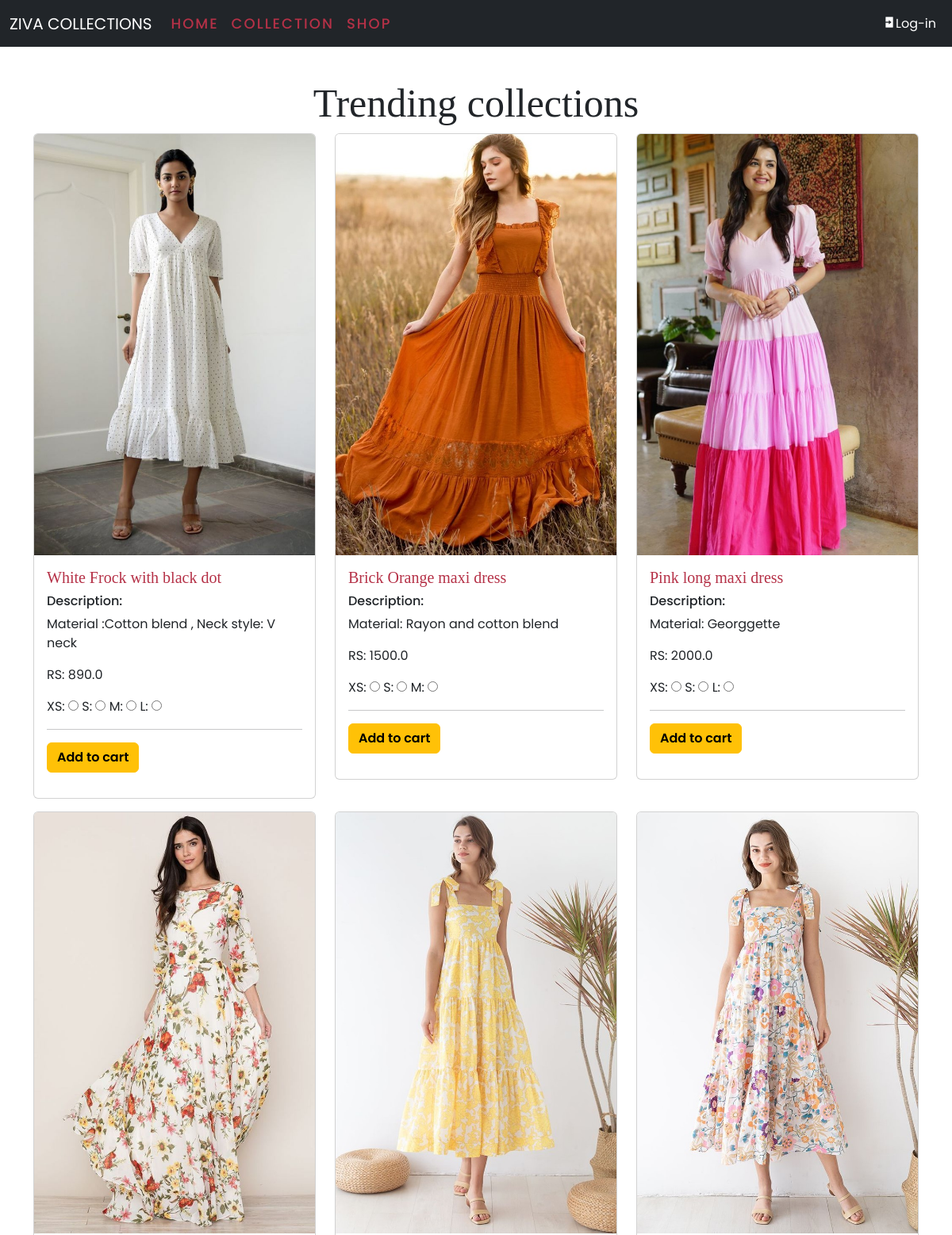
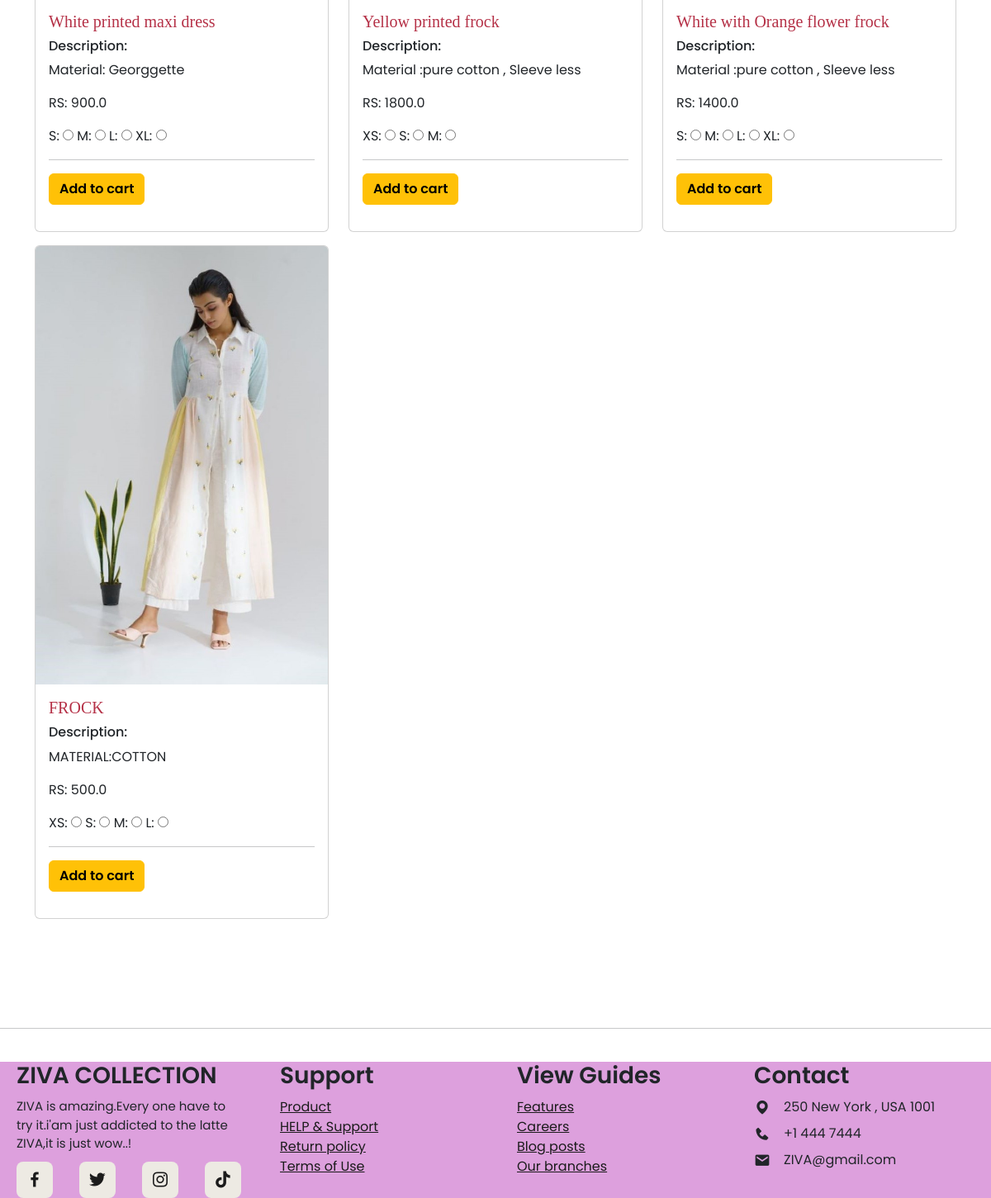
Page /app2/shop on the committed database (2 pictures, top to bottom).
### app2/models.py (models this page shows, shortened)
class product_data(models.Model):
    pro_name=models.CharField(max_length=255,null=True)
    pro_price=models.FloatField(null=True)
    pro_description=models.CharField(max_length=300,null=True)
    XS=models.BooleanField(default=False)
    S=models.BooleanField(default=False)
    M=models.BooleanField(default=False)
    L=models.BooleanField(default=False)
    XL=models.BooleanField(default=False)
    pro_image=models.ImageField(upload_to='images/',blank=True)

### app2/views.py (the view)
# urls.py: path('shop',views.shop_view,name='shop'),
def shop_view(request):
    products=product_data.objects.all()
    return render(request,'shop.html',{'products':products})

### templates/shop.html (shortened to what this page needs)
{% load static %}
<!DOCTYPE html>
<html lang="en">
<head>
    <link rel="stylesheet" href="{% static 'CSS/shop.css' %}">
    <link href='https://unpkg.com/boxicons@2.1.4/css/boxicons.min.css' rel='stylesheet'>
    <link href="https://cdn.jsdelivr.net/npm/bootstrap@5.3.2/dist/css/bootstrap.min.css" rel="stylesheet">
</head>
<body>
    <nav class="navbar navbar-expand-sm bg-dark navbar-dark fixed-top">
        <div class="container-fluid">
          <a class="navbar-brand" href="#">ZIVA COLLECTIONS</a>
          <div class="collapse navbar-collapse" id="collapsibleNavbar">
            <ul class="navbar-nav me-auto mb-2 mb-lg-0">
              <li class="nav-item">
                <a class="nav-link" href="{% url 'list' %}">Home</a>
              </li>
              <li class="nav-item">
                <a class="nav-link" href="#collection">Collection</a>
              </li>
              <li class="nav-item">
                <a class="nav-link" href="{% url 'shop' %}">Shop</a>
              </li>
            </ul>
            <ul class="navbar-nav">
              {% if user.is_authenticated %}
              <li><a class="nav-link" href="{% url 'userlogout' %}"><i class='bx bxs-log-out'></i>Log-out</a></li>
              <li><a class="nav-link" href="{% url 'viewcart' %}"><i class='bx bx-cart-alt'></i>cart</a></li>
              {% else %}
              <li><a class="nav-link" href="{% url 'log' %}"><i class='bx bxs-log-in'></i>Log-in</a></li>
              {% endif %}
            </ul>
          </div>
        </div>
    </nav>
    <section id="collection" class="collection section-padding">
        <div class="container">
            <h2>Trending collections</h2>
            <div class="row">
              {% for p in products %}
              <div class="col-lg-4 col-md-6 col-12 mb-3">
                <div class="card">
                    <img class="card-img-top" src="{{p.pro_image.url}}" alt="" style="width: 100%;">
                <div class="card-body">
                    <h4 class="card-title" style="color: rgb(181, 49, 71);">{{p.pro_name}}</h4>
                    <h6>Description:</h6>
                    <p class="card-text">{{p.pro_description}}</p>
                    <p class="card-text">RS: {{p.pro_price}}</p>
                    <p class="card-text">
                      <form method="POST" action="{% url 'cart' p.id %}">
                        {% if p.XS %}
                        <label>
                            XS:
                            <input type="radio" name="size" value="XS">
                        </label>
                        {% endif %}
                        {% if p.S %}
                        <label>
                            S:
                            <input type="radio" name="size" value="S">
                        </label>
                        {% endif %}
                        {% if p.M %}
                        <label>
                            M:
                            <input type="radio" name="size" value="M">
                        </label>
                        {% endif %}
                        {% if p.L %}
                        <label>
                            L:
                            <input type="radio" name="size" value="L">
                        </label>
                        {% endif %}
                        {% if p.XL %}
                        <label>
                            XL:
                            <input type="radio" name="size" value="XL">
                        </label>
                        {% endif %}
                        <hr>
                        <a href="{% url 'cart' p.id %}"><input type="submit" class="btn btn-warning" value="Add to cart"></a>
                    </form>
                    </p>
                </div>
                </div>
              </div>
                {% endfor %}
            </div>
        </div>
    </section>
    <hr><br>
    <section class="footer">
      <div class="footer-box">
          <h3 style="margin-left :20px;">ZIVA COLLECTION</h3>
          <p>ZIVA is amazing.Every one have to<br> try it.i'am just addicted to the latte<br> ZIVA,it is just wow..!</p>
          <div class="social">
              <a href="#"><i class='bx bxl-facebook' ></i></a>
              <a href="#"><i class='bx bxl-twitter' ></i></a>
              <a href="#"><i class='bx bxl-instagram' ></i></a>
              <a href="#"><i class='bx bxl-tiktok' ></i></a>
          </div>
      </div>
      <div class="footer-box">
          <h3>Support</h3>
          <li><a href="#">Product</a></li>
          <li><a href="#">HELP & Support</a></li>
          <li><a href="#">Return policy</a></li>
          <li><a href="#">Terms of Use</a></li>
      </div>
      <div class="footer-box">
          <h3>View Guides</h3>
          <li><a href="#">Features</a></li>
          <li><a href="#">Careers</a></li>
          <li><a href="#">Blog posts</a></li>
          <li><a href="#">Our branches</a></li>
      </div>
      <div class="footer-box">
          <h3>Contact</h3>
          <div class="contact">
              <span><i class='bx bxs-map' ></i>250 New York , USA 1001</span>
              <span><i class='bx bxs-phone' ></i>+1 444 7444</span>
              <span><i class='bx bxs-envelope' ></i>ZIVA@gmail.com</span>
          </div>
      </div>
    </section>
</body>
</html>

### static/CSS/shop.css (style rules this page uses)
* { font-family: 'poppins',sans-serif; margin-left: 0; margin-right: 0; list-style: none; text-decoration: none; }
body { background: #f1fbff; }
.navbar-nav .nav-item a { color:rgb(181, 49, 71); font-size: 18px; text-transform: uppercase; font-weight: 500; letter-spacing: 2px; transition: 0.2s all linear; }
.navbar-nav a { color: #fff; }
.section-padding { padding: 100px 0; }
.container h2 { display: flex; justify-content: center; font-weight: 100; font-size: 50px; font-family: 'Times New Roman', Times, serif; }
.card-body .btn { font-weight: 600; transition: 0.2s all linear; }
.card-title { font-family: 'Times New Roman', Times, serif; font-size: 20px; }
.footer { display: grid; grid-template-columns: repeat(auto-fit,minmax(240px,auto)); gap: 18 px; background-color:plum; }
.footer-box p { font-size: 15px; margin-bottom: 10px; margin-left: 20px; }
.social { display: flex; align-items: center; column-gap: 12px; }
.social a .bx { font-size: 24px; color: #1b1b1b; padding: 10px; background: #edeae3; border-radius: 8px; margin-left: 20px; }
.footer-box h3 { font-weight: 600; margin-bottom: 10px; }
.footer-box li a { color: #1b1b1b; }
.contact { display: flex; flex-direction: column; row-gap: 8px; }
.contact span { display: flex; align-items: center; }
.contact i { font-size: 20px; margin-right: 16px; }

### rows in the picture
product_data: pro_image (picture), pro_name "White Frock with black dot", pro_description "Material :Cotton blend , Neck style: V neck", pro_price "890.0"
product_data: pro_image (picture), pro_name "Brick Orange maxi dress", pro_description "Material: Rayon and cotton blend", pro_price "1500.0"
product_data: pro_image (picture), pro_name "Pink long maxi dress", pro_description "Material: Georggette", pro_price "2000.0"
product_data: pro_image (picture), pro_name "White printed maxi dress", pro_description "Material: Georggette", pro_price "900.0"
product_data: pro_image (picture), pro_name "Yellow printed frock", pro_description "Material :pure cotton , Sleeve less", pro_price "1800.0"
product_data: pro_image (picture), pro_name "White with Orange flower frock", pro_description "Material :pure cotton , Sleeve less", pro_price "1400.0"
product_data: pro_image (picture), pro_name "FROCK", pro_description "MATERIAL:COTTON", pro_price "500.0"
